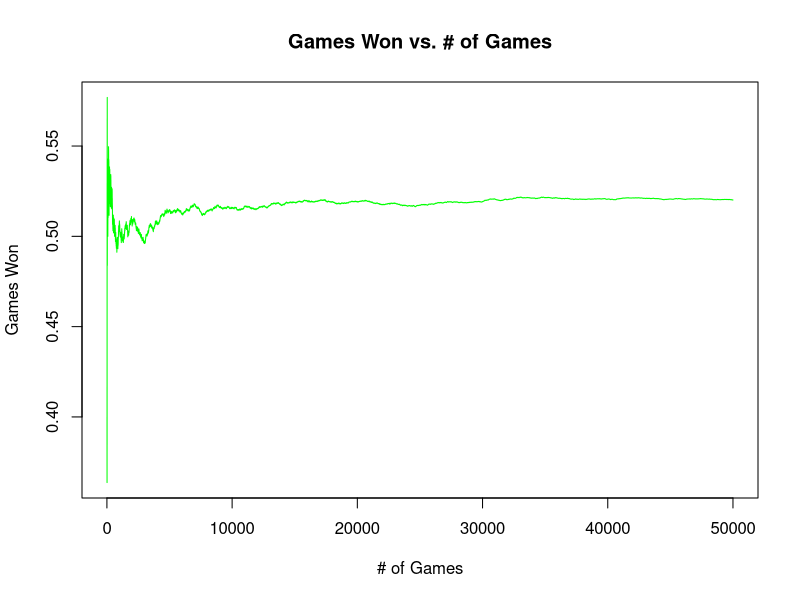
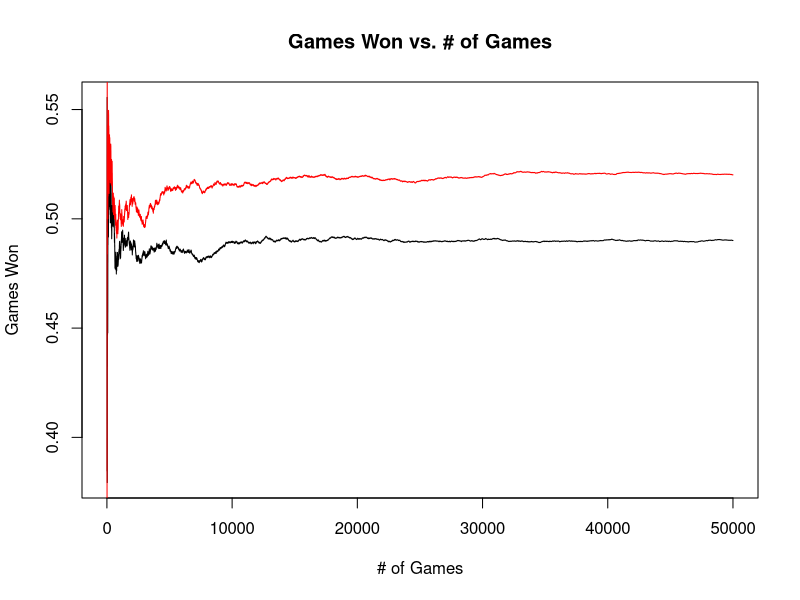
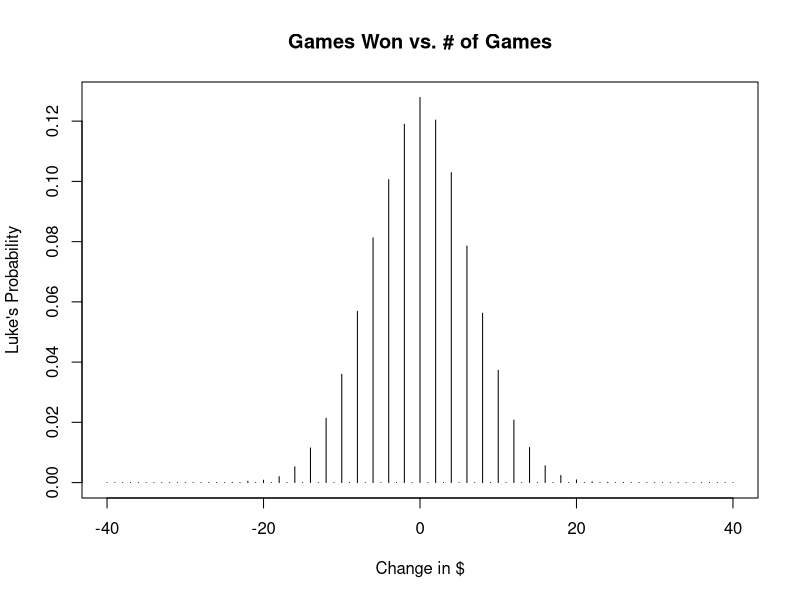
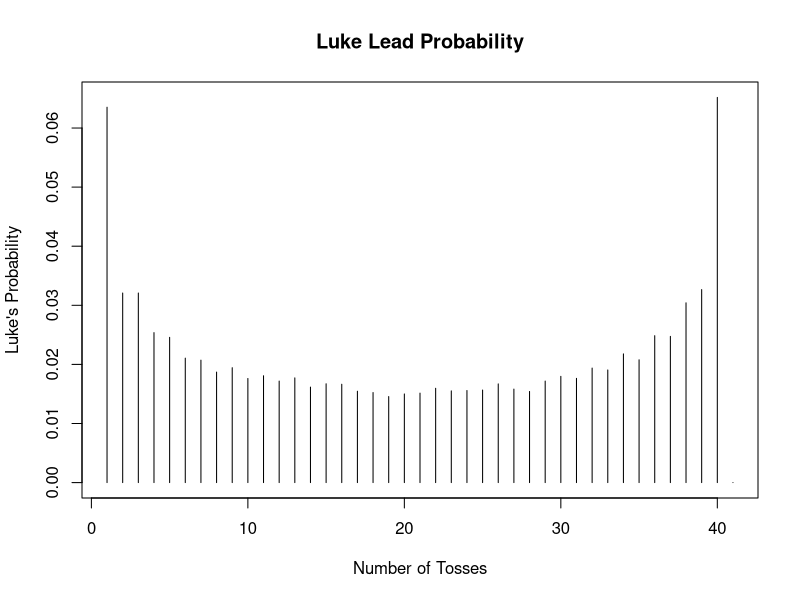

These charts were generated, in order, by the following R code:
## ---- chunk 1
1 - 0.4
## ---- chunk 2
(0.5 + 0.4) - 0.6
## ---- chunk 3
c(0,1,2,3,4,5)
## ---- chunk 4
10/36
## ---- chunk 5
sim <- 10000 # number of simulations
difference <- replicate(10000,0)
for(i in 1:sim){
  vals <- sample(c(1:6), 2, replace= TRUE) # create the random values
  difference[i] <- abs(vals[1]-vals[2]) # calculate the value of interest
}

sum(difference==1)/sim
## ---- chunk 6
3/24
## ---- chunk 7
sim <- 10000 
wins <- replicate(sim,0)
for(i in 1:sim){
  roll <- sample(c(1:6), size = 1, replace = TRUE)
  coin <- sample(c(0,1), size = 2, replace = TRUE)
  wins[i] <-  roll == sum(coin) 
}

sum(wins)/sim
## ---- chunk 8
deMere1 <- function() {
  dice <- sample(c(1:6), size = 4, replace = TRUE)
  if (6 %in% dice){
    return(1)
  }else{
    return(0)
  }
}

deMere1()
## ---- chunk 9
deMere1WinProb <- function(numRep) {
  wins <- replicate(numRep,0)
  for (i in 1:numRep){
    wins[i] <- deMere1()
  }
  prop_wins <- sum(wins)/(numRep)
  return(prop_wins)
}


deMere1WinProb(50000)
## ---- chunk 10
deMere2 <- function() {
  dice <- sample(c(0,1), size = 24, replace = TRUE, prob = c(35/36, 1/36))
  if (1 %in% dice){
    return(1)
  }else{
    
    return(0)
  }
}

deMere2()
## ---- chunk 11
deMere2WinProb <- function(numRep) {
  wins <- replicate(numRep,0)
  for (i in 1:numRep){
    wins[i] <- deMere2()
  }
  prop_wins <- sum(wins)/(numRep)
  return(prop_wins)
}


deMere2WinProb(50000)
## ---- chunk 12
sim <- 50000
deMere1Wins <- replicate(sim,0)

for (i in 1:sim){
  deMere1Wins[i] <- deMere1()
}
## ---- chunk 13
x <- 1:50000
y <- cumsum(deMere1Wins)/x

plot(x[-9:-1],y[-9:-1],  type = "l", xlab = "# of Games", ylab = "Games Won", col = "green")
title("Games Won vs. # of Games")
## ---- chunk 14
sim <- 50000
deMere2Wins <- replicate(sim,0)

for (i in 1:sim){
  deMere2Wins[i] <- deMere2()
}

x2 <- 1:50000
y2 <- cumsum(deMere2Wins)/x

plot(x2[-9:-1],y2[-9:-1],  type = "l", xlab = "# of Games", ylab = "Games Won")
lines(x[-9:-1],y[-9:-1],  type = "l", col="red")
title("Games Won vs. # of Games")

## ---- chunk 15
lukeWinnings <- function(numRep){ 
  pmf <- replicate(81,0)
for(i in 1:numRep){
     heads <- sum(sample(c(0,1), 40, replace=TRUE))
     winnings <- heads - (40 - heads)
     pmf[winnings + 41] <- pmf[winnings + 41] + 1
}
return(pmf/numRep) }
 prob_Luke <- lukeWinnings(50000)
## ---- chunk 16
plot(x = -40:40,y = prob_Luke, type="h", xlab = "Change in $", ylab = "Luke's Probability")
title("Games Won vs. # of Games")
## ---- chunk 17
tmp <- sample(c(0,1), 40, replace = TRUE)
 
2*cumsum(tmp) - 1:40

## ---- chunk 18
leadsDist <- function(numRep){
  pmf <- replicate(41,0)
for(i in 1:numRep){
     tmp <- sample(c(0,1), 40, replace = TRUE)
     lead <- sum((2*cumsum(tmp) - 1:40)>0)
     pmf[lead] <- pmf[lead]+1
}
return(pmf/numRep) }
 luke_lead <- leadsDist(50000)
## ---- chunk 19
plot(x = 1:41, y = luke_lead, type="h", xlab = "Number of Tosses", ylab = "Luke's Probability")
title("Luke Lead Probability")

